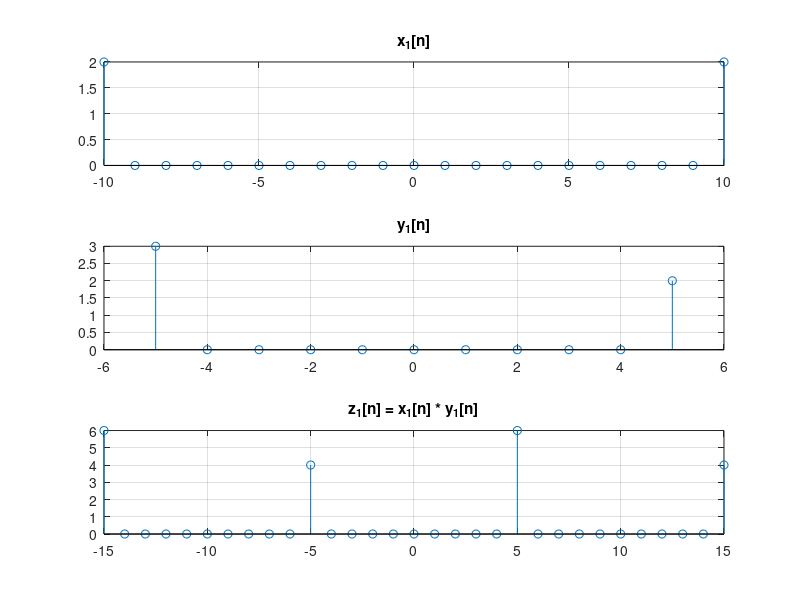
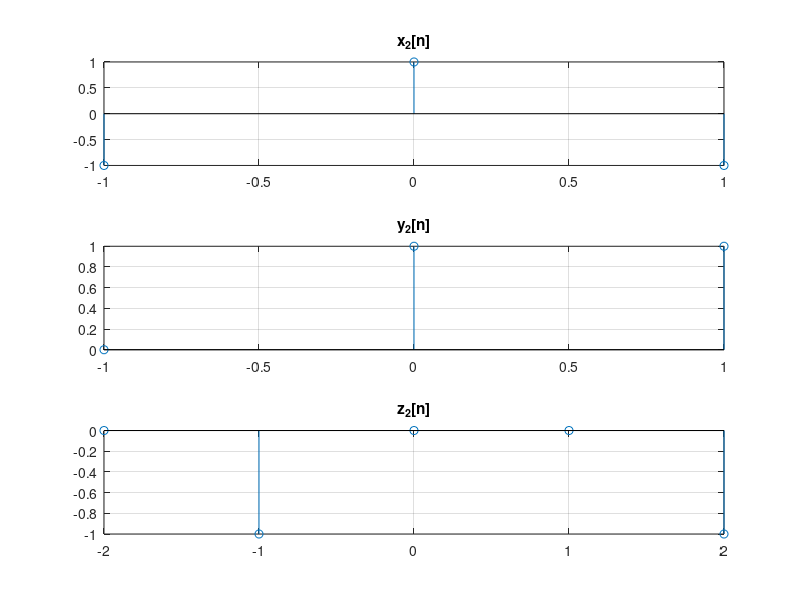
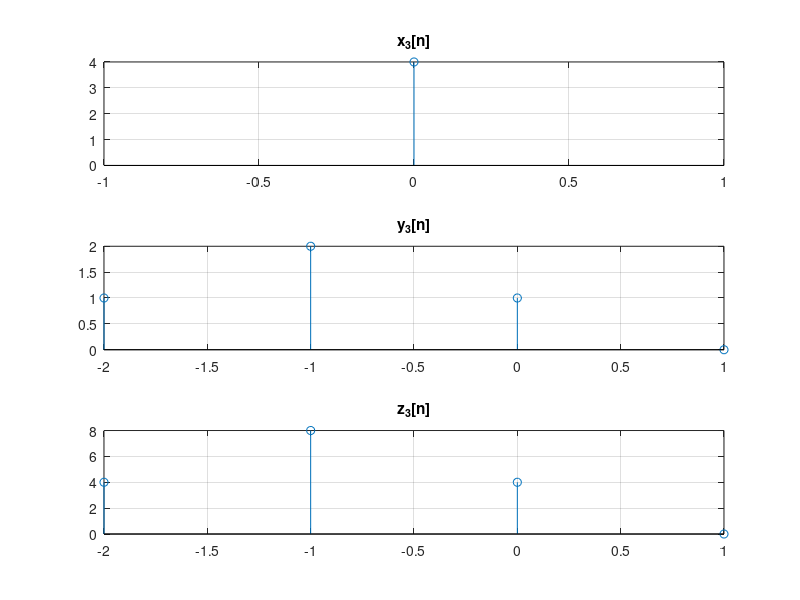
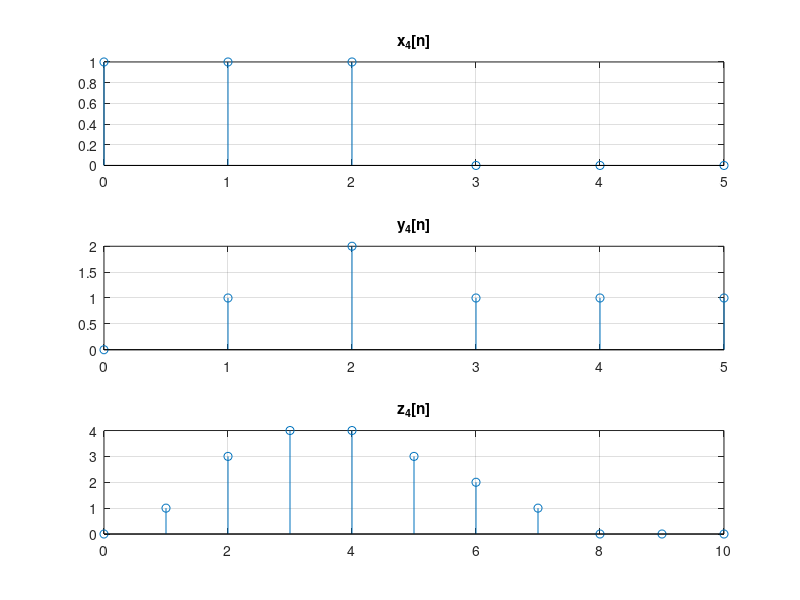

The MATLAB source for these figures, in order:
function main

nx1 = -10:10; 
x1 = 2*(nx1 == -10) + 2*(nx1 == -10 + 20); % δ[n+10] + δ[n-10]
ny1 = -5:5;
y1 = 3*(ny1 == -5) + 2*(ny1 == 5);         % 3δ[n+5] + 2δ[n-5]
[nz1, z1] = disc_conv(nx1, x1, ny1, y1);

figure;
subplot(3,1,1); stem(nx1, x1); title('x_1[n]'); grid on;
subplot(3,1,2); stem(ny1, y1); title('y_1[n]'); grid on;
subplot(3,1,3); stem(nz1, z1); title('z_1[n] = x_1[n] * y_1[n]'); grid on;

nx2 = -1:1;
x2 = (-1).^nx2;  % (-1)^n
ny2 = -1:1;
y2 = (ny2 == 0) + (ny2 == 1); % δ[n] + δ[n-1]
[nz2, z2] = disc_conv(nx2, x2, ny2, y2);

figure;
subplot(3,1,1); stem(nx2, x2); title('x_2[n]'); grid on;
subplot(3,1,2); stem(ny2, y2); title('y_2[n]'); grid on;
subplot(3,1,3); stem(nz2, z2); title('z_2[n]'); grid on;

nx3 = 0:0; x3 = 4; % constant 4 at n=0
ny3 = -2:1;
y3 = (ny3 == 0) + 2*(ny3 == -1) + (ny3 == -2);
[nz3, z3] = disc_conv(nx3, x3, ny3, y3);

figure;
subplot(3,1,1); stem(nx3, x3); title('x_3[n]'); grid on;
subplot(3,1,2); stem(ny3, y3); title('y_3[n]'); grid on;
subplot(3,1,3); stem(nz3, z3); title('z_3[n]'); grid on;

nx4 = 0:5;
x4 = (nx4 >= 0 & nx4 <= 2); % u[n] - u[n-3]
ny4 = 0:5;
y4 = [0 1 2 ones(1, 3)]; % as per definition
[nz4, z4] = disc_conv(nx4, x4, ny4, y4);

figure;
subplot(3,1,1); stem(nx4, x4); title('x_4[n]'); grid on;
subplot(3,1,2); stem(ny4, y4); title('y_4[n]'); grid on;
subplot(3,1,3); stem(nz4, z4); title('z_4[n]'); grid on;

end

 function [nz, z] = disc_conv(nx, x, ny, y)
    % nx: time indices of x[n]
    % x : samples of x[n]
    % ny: time indices of y[n]
    % y : samples of y[n]

    % Lengths of the signals
    Lx = length(x);
    Ly = length(y);

    % Length of the convolution result
    Lz = Lx + Ly - 1;

    % Initialize output
    z = zeros(1, Lz);

    % Manual convolution using nested loops
    for n = 1:Lz
        for k = 1:Lx
            j = n - k + 1; % index for y
            if j >= 1 && j <= Ly
                z(n) = z(n) + x(k) * y(j);
            end
        end
    end

    % Compute index vector for result
    nz_start = nx(1) + ny(1);
    nz_end   = nx(end) + ny(end);
    nz = nz_start : nz_end;
 end
